Frame 1 (no input): blank canvas, image omitted
Frame 60 (no input): blank canvas, image omitted
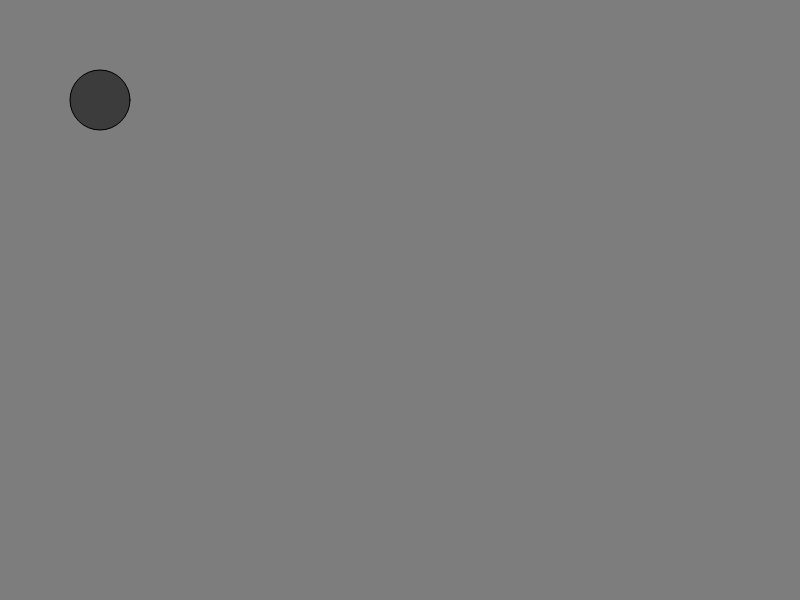
Frame 120 (the mouse pressed at the canvas centre since frame 60)

The p5.js sketch whose frames 1 and 60 were blank and that drew this single picture after the mouse press (run headless with seeded random() and noise() and a simulated clock; from frame 60 on, the mouse is pressed at the canvas centre):

// p5.js sketch
// ── sketch.js
let number = 0;
let delta = 1;

function setup() {
  createCanvas(window.screen.width, window.screen.height);
  background(125);
}

function draw() {

  if (mouseIsPressed) {
    number += delta;
    if (number > 254) { delta = -1; }
    if (number < 1) { delta = 1; }
  }

  fill(number);
  ellipse(100, 100, number, number);
}
